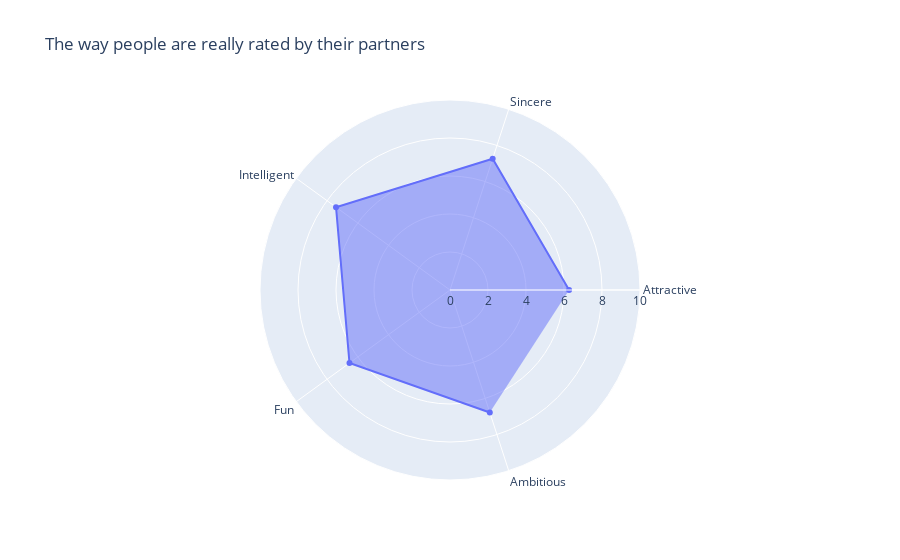

This figure's notebook cell:
### Markdown cell above
The previous results are interesting : people do not change the perception of themselves at all throughout the speed dating process. However, the way people think the others perceive them evolves for 2 attributes : after the speed dating, people think that they are seen by others less fun and ambitious.
Let's investigate if this loss of confidence in themselves affects the way they score their partners.

### Code cell
# Plotting the way people are really rated by their partners : features attr_o for 'attractive' and so on for all the attributes

categories = ['Attractive','Sincere','Intelligent', 'Fun', 'Ambitious']

fig = go.Figure()

fig.add_trace(go.Scatterpolar(
      r=[df_temp_median['attr_o'], df_temp_median['sinc_o'], df_temp_median['intel_o'], df_temp_median['fun_o'], df_temp_median['amb_o']],
      theta=categories,
      fill='toself',
      name=' '
))

fig.update_layout(
    title=go.layout.Title(text='The way people are really rated by their partners'),
    polar=dict(radialaxis=dict(visible=True, range=[0, 10])),
    showlegend=False
)

fig.show()

### Figure 1 — Plotly figure (JSON) as saved in the notebook; plotly's stock layout.template omitted (floating-point values rounded to 4 significant figures)
{"data": [{"fill": "toself", "name": " ", "r": [6.268, 7.267, 7.414, 6.54, 6.778], "theta": ["Attractive", "Sincere", "Intelligent", "Fun", "Ambitious"], "type": "scatterpolar"}], "layout": {"polar": {"radialaxis": {"range": [0, 10], "visible": true}}, "showlegend": false, "title": {"text": "The way people are really rated by their partners"}}}
